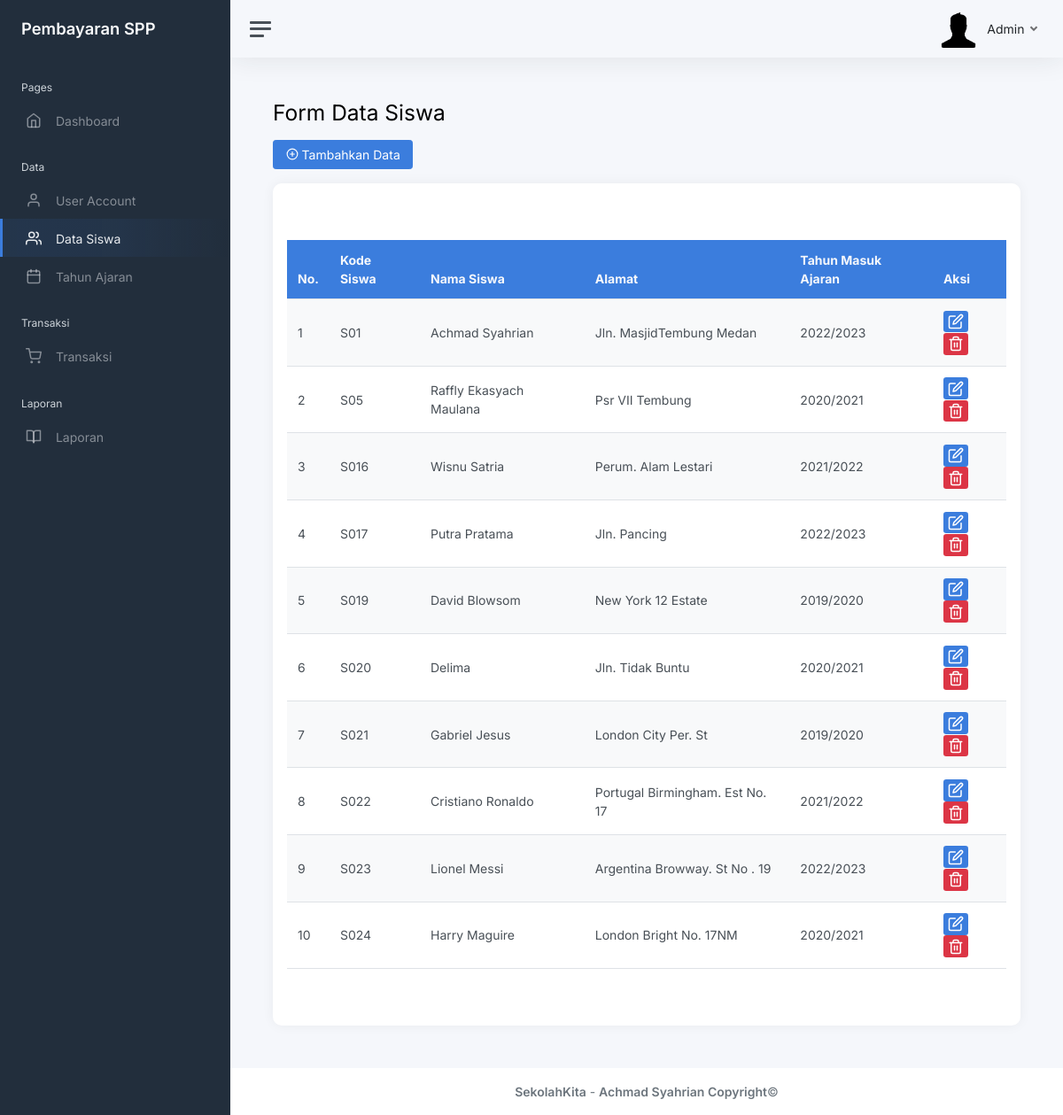
Before: /static/pages/data-view/data-siswa/data-siswa.php (signed in) with the older database file.
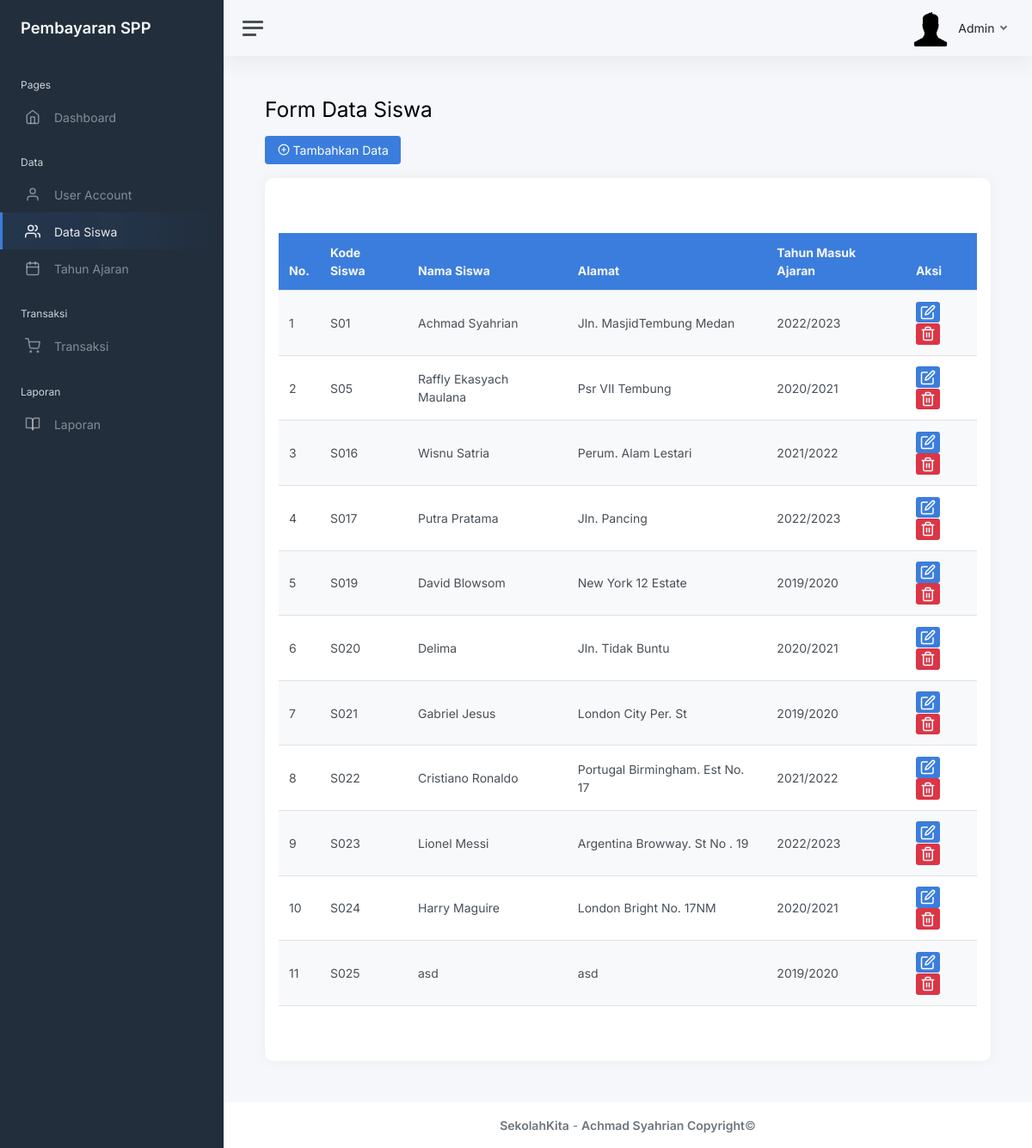
After: the same page with the newer database file.
### tables this page shows
CREATE TABLE `data_siswa` (
  `id` int(5) NOT NULL,
  `kode_siswa` varchar(100) NOT NULL,
  `nama_siswa` varchar(50) NOT NULL,
  `alamat_siswa` varchar(50) NOT NULL,
  `tahun_ajaran` varchar(9) NOT NULL
);

### static/pages/functions.php (called while the page is built, shortened)
<?php
$connect = mysqli_connect("localhost", "root", "", "spp_sekolah");
function query($query) {
  global $connect;
  $result = mysqli_query($connect, $query);
  $rows = [];
    while ($row = mysqli_fetch_assoc($result)) {
      $rows[] = $row;
    }
    return $rows;
}
?>

### static/pages/data-view/data-siswa/data-siswa.php (the view, shortened to what this page needs)
<?php
$titleTable= "data_siswa";
require '../../functions.php';
$dataSiswa = query("SELECT * FROM data_siswa");
?>
<!DOCTYPE html>
<html lang="en">
	<?php
		include('../../../partials/head.php');
	?>
<body>
	<div class="wrapper">
		<?php
			include('../../../partials/navbar.php');
		?>
		<div class="main">
			<?php
				include('../../../partials/navbar-top.php');
			?>
			<main class="content ">
				<div class="container-fluid p-0">
					<h1 class="h2 mb-3 animate__animated animate__fadeInUp animate__fast">Form Data Siswa</h1>
					<div class="card-footer animate__animated animate__fadeInUp animate__fast mb-3">
							<a class="" href="tambah-siswa">
								<button class="btn btn-primary " type="submit">
								<i class='align-middle mb-1' data-feather='plus-circle'></i>
									Tambahkan Data
								</button>
							</a>
					</div>
					<div class="row animate__animated animate__fadeInUp animate__fast">
						<div class="col-12 d-flex ">
							<div class="card flex-fill p-3" style="border-radius:10px;">
								<table class="table table-hover my-5  table-responsive table-striped " id="table">
									<thead>
										<tr class="bg-primary text-light">
											<th>No.</th>
											<th class="d-xl-table-cell">Kode Siswa</th>
											<th class="d-xl-table-cell">Nama Siswa</th>
											<th class="d-xl-table-cell">Alamat</th>
											<th class="d-xl-table-cell">Tahun Masuk Ajaran</th>
											<th class="d-md-table-cell">Aksi</th>
										</tr>
									</thead>
									<tbody>
										<?php $i=1; ?>
										<?php foreach ($dataSiswa as $row) : ?>
											<tr>
												<td><?= $i; ?></td>
												<td class="d-xl-table-cell"><?= $row["kode_siswa"]; ?></td>
												<td class="d-xl-table-cell"><?= $row["nama_siswa"]; ?></td>
												<td class="d-xl-table-cell"><?= $row["alamat_siswa"]; ?></td>
												<td class="d-md-table-cell"><?= $row["tahun_ajaran"]; ?></td>
												<td>
													<a href="ubah-siswa?id=<?= $row["id"]; ?>">
														<span class="badge bg-primary">
															<i class='align-middle' data-feather='edit'></i>
														</span>
													</a>
													<a href="<?=$root?>pages/hapus?id=<?= $row["id"]; ?>&titleTable=<?= $titleTable; ?>" onclick="return confirm('Anda yakin ingin menghapus data ini?')">
														<span class="badge bg-danger">
															<i class='align-middle' data-feather='trash-2'></i>
														</span>
													</a>
												</td>
											</tr>
											<?php $i++; ?>
											<?php endforeach; ?>
									</tbody>
								</table>
							</div>
						</div>
					</div>
				</div>
			</main>
			<?php
				include('../../../partials/footer.php');
			?>
		</div>
	</div>
</body>
</html>

Changed rows visible on the page:
added data_siswa: kode_siswa "S025", nama_siswa "asd", alamat_siswa "asd", tahun_ajaran "2019/2020"
